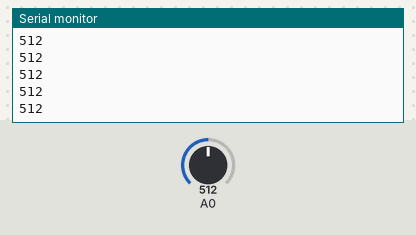
A sketch run on a simulated Arduino Uno, built with avr-gcc and run on an emulated ATmega328P. Shown: the last lines printed to the serial monitor. The test bench sets the inputs (shaded band); at power-on: A0 = 512.

Above: at 1.2 s.
1.3 s: A0 set to 716
At 2.2 s:
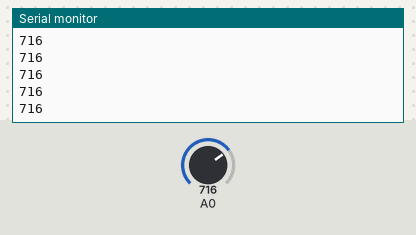
2.8 s: A0 set to 900
At 3.6 s:
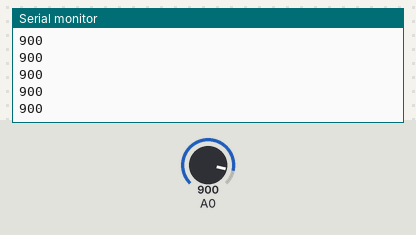
Timing chart, 0 to 5.8 s (numbered marks = the images above; inputs shaded):
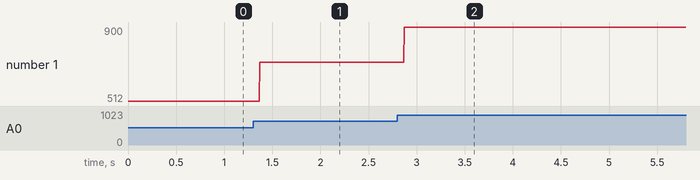

The sketch:

_1.2_funciones_retorno_de_datos.ino
```cpp
int r;
void setup() {
Serial.begin(9600);
}

void loop() {
r=u();
Serial.println(r);
}

int u(){
  int o=analogRead(A0);
  return o;
}
```

Measured:
- after the input at 1.3 s, the serial monitor: prints a new line after 0.07 s (image 1)
- after the input at 2.8 s, the serial monitor: prints a new line after 0.07 s (image 2)
- plotted number 1: 512 → 716 after the input at 1.3 s, 716 → 900 after the input at 2.8 s
